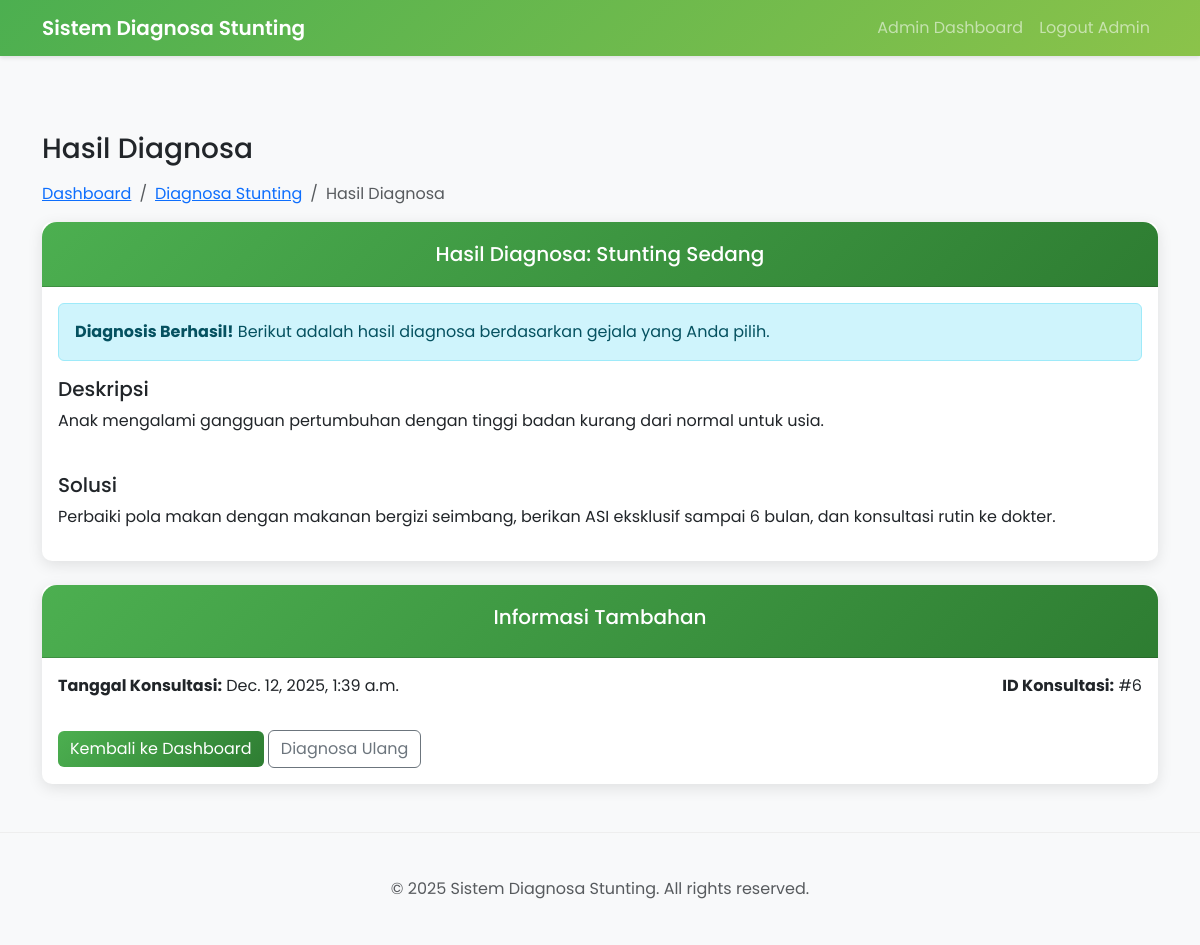
The app's page /diagnosa/hasil/6/ (signed in), older data.
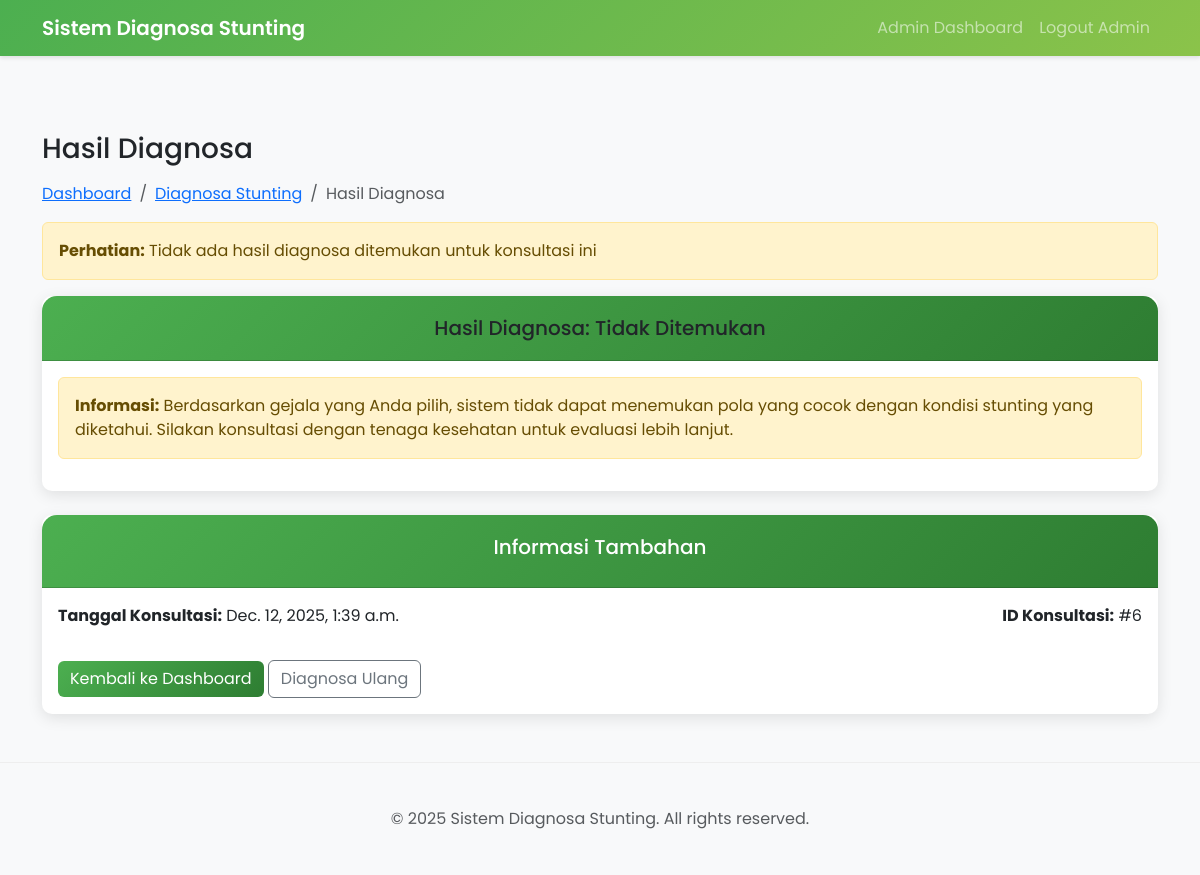
The same page, newer data.
### core/models.py (models this page shows, shortened)
class Kondisi(models.Model):
    kodeKondisi = models.CharField(max_length=10, primary_key=True)
    namaKondisi = models.CharField(max_length=255)
    deskripsi = models.TextField()
    solusi = models.TextField()
    class Meta:
        verbose_name_plural = "Kondisi"

### core/views.py (the view)
# urls.py: path('diagnosa/hasil/<int:konsultasi_id>/', views.tampilkan_hasil_diagnosa, name='tampilkan_hasil_diagnosa'),
def tampilkan_hasil_diagnosa(request, konsultasi_id):
    if 'pasien_id' not in request.session:
        return redirect('login_pasien')
    try:
        konsultasi = Konsultasi.objects.select_related('hasilKondisi').get(id=konsultasi_id)
    except Konsultasi.DoesNotExist:
        return render(request, 'dashboard_pasien.html', {
            'error': 'Data konsultasi tidak ditemukan'
        })
    kondisi = konsultasi.hasilKondisi
    diagnosis_parsial = False
    if not kondisi:
        context = {
            'konsultasi': konsultasi,
            'kondisi': None,
            'error': 'Tidak ada hasil diagnosa ditemukan untuk konsultasi ini',
            'diagnosis_parsial': diagnosis_parsial,
        }
    else:
        context = {
            'konsultasi': konsultasi,
            'kondisi': kondisi,
            'diagnosis_parsial': diagnosis_parsial,
        }
    return render(request, 'hasil_diagnosa.html', context)

### core/templates/hasil_diagnosa.html (shortened to what this page needs)
{% extends 'base.html' %}
{% block content %}
<div class="row">
    <div class="col-md-12">
        <h1>Hasil Diagnosa</h1>
        <nav aria-label="breadcrumb">
            <ol class="breadcrumb">
                <li class="breadcrumb-item"><a href="{% url 'dashboard_pasien' %}">Dashboard</a></li>
                <li class="breadcrumb-item"><a href="{% url 'form_diagnosa' %}">Diagnosa Stunting</a></li>
                <li class="breadcrumb-item active" aria-current="page">Hasil Diagnosa</li>
            </ol>
        </nav>
        {% if error %}
        <div class="alert alert-warning">
            <strong>Perhatian:</strong> {{ error }}
        </div>
        {% endif %}
        {% if kondisi %}
        <div class="card mb-4">
            <div class="card-header bg-success text-white">
                <h3 class="mb-0">Hasil Diagnosa: {{ kondisi.namaKondisi }}</h3>
            </div>
            <div class="card-body">
                {% if diagnosis_parsial %}
                <div class="alert alert-warning">
                    <strong>Diagnosis Parsial:</strong> Berikut adalah kondisi yang paling cocok berdasarkan gejala yang Anda pilih. Hasil ini merupakan perkiraan berdasarkan kecocokan parsial.
                </div>
                {% else %}
                <div class="alert alert-info">
                    <strong>Diagnosis Berhasil!</strong> Berikut adalah hasil diagnosa berdasarkan gejala yang Anda pilih.
                </div>
                {% endif %}
                <div class="row">
                    <div class="col-md-12">
                        <h5>Deskripsi</h5>
                        <p>{{ kondisi.deskripsi }}</p>
                    </div>
                </div>
                <div class="row mt-4">
                    <div class="col-md-12">
                        <h5>Solusi</h5>
                        <p>{{ kondisi.solusi }}</p>
                    </div>
                </div>
            </div>
        </div>
        {% else %}
        <div class="card mb-4">
            <div class="card-header bg-warning text-dark">
                <h3 class="mb-0">Hasil Diagnosa: Tidak Ditemukan</h3>
            </div>
            <div class="card-body">
                <div class="alert alert-warning">
                    <strong>Informasi:</strong> Berdasarkan gejala yang Anda pilih, sistem tidak dapat menemukan pola yang cocok dengan kondisi stunting yang diketahui. Silakan konsultasi dengan tenaga kesehatan untuk evaluasi lebih lanjut.
                </div>
            </div>
        </div>
        {% endif %}
        <div class="card">
            <div class="card-header">
                <h5>Informasi Tambahan</h5>
            </div>
            <div class="card-body">
                <div class="row">
                    <div class="col-md-6">
                        <p><strong>Tanggal Konsultasi:</strong> {{ konsultasi.tanggalKonsultasi }}</p>
                    </div>
                    <div class="col-md-6 text-md-end">
                        <p><strong>ID Konsultasi:</strong> #{{ konsultasi.id }}</p>
                    </div>
                </div>
                <div class="mt-3">
                    <a href="{% url 'dashboard_pasien' %}" class="btn btn-primary">Kembali ke Dashboard</a>
                    <a href="{% url 'form_diagnosa' %}" class="btn btn-outline-secondary">Diagnosa Ulang</a>
                </div>
            </div>
        </div>
    </div>
</div>
{% endblock %}

Row changes from the older to the newer data that the page shows:
no longer on this page (row edited): Kondisi: namaKondisi "Stunting Sedang", deskripsi "Anak mengalami gangguan pertumbuhan dengan tinggi badan kurang dari normal untuk usia.", solusi "Perbaiki pola makan dengan makanan bergizi seimbang, berikan ASI eksklusif sampai 6 bulan, dan konsultasi rutin ke dokter."
Text that changed along with them:
{{ error }}: (not shown) → "Tidak ada hasil diagnosa ditemukan untuk konsultasi ini"
text no longer shown: "Hasil Diagnosa: Diagnosis Berhasil! Berikut adalah hasil diagnosa berdasarkan gejala yang Anda pilih. Deskripsi Solusi"
text now shown: "Perhatian: Hasil Diagnosa: Tidak Ditemukan Informasi: Berdasarkan gejala yang Anda pilih, sistem tidak dapat menemukan pola yang cocok dengan kondisi stunting yang diketahui. Silakan konsultasi dengan tenaga kesehatan untuk evaluasi lebih lanjut."
